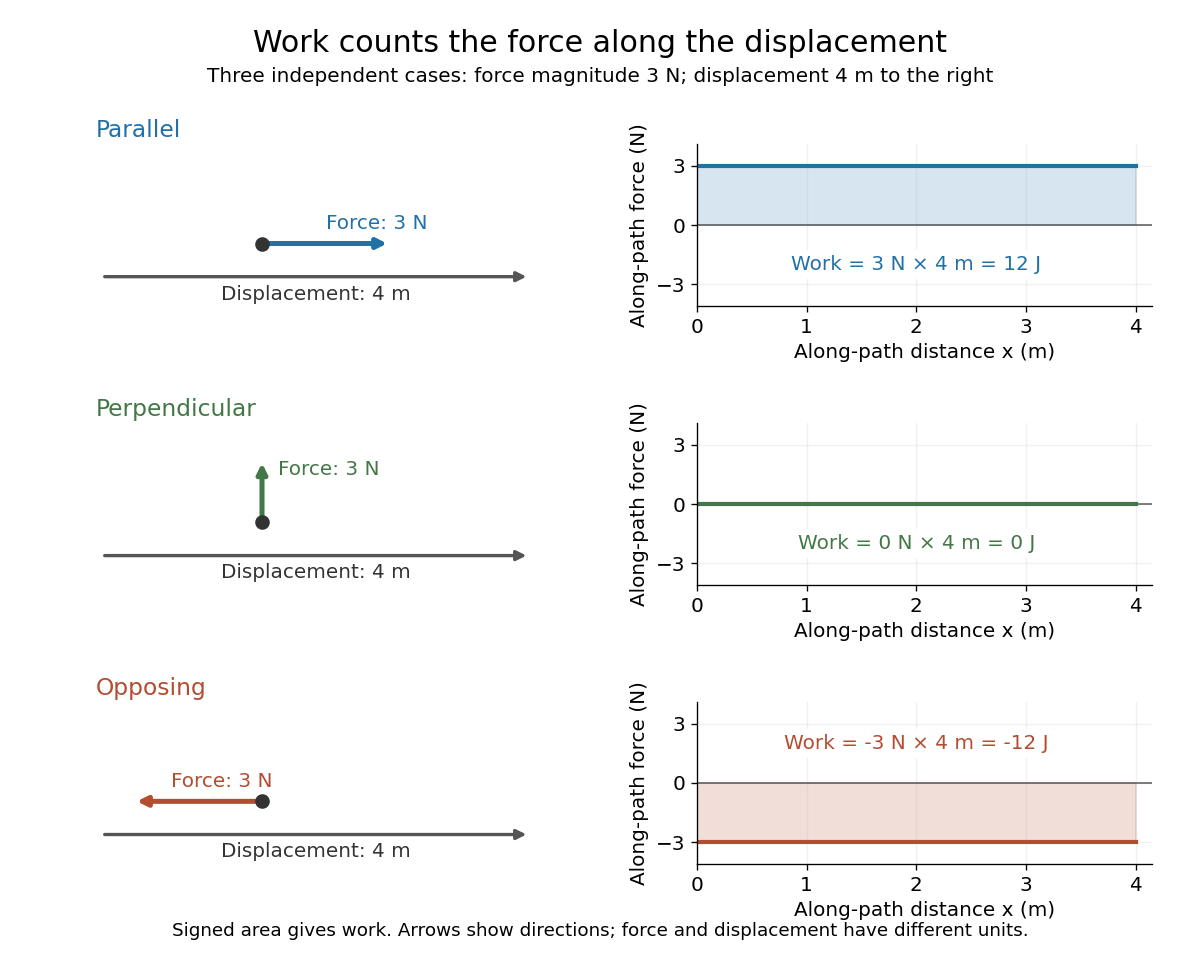

Here is the Python script that generated this plot:
"""Draw constant-force work; write the PNG basename to the working directory.

Tested with Python 3.14.4, NumPy 2.3.5, Matplotlib 3.10.7.
Prescribed straight displacements illustrate three independent force directions.
"""

import matplotlib.pyplot as plt
import numpy as np


def main():
    plt.rcParams.update({"font.size": 12, "savefig.facecolor": "white"})
    fig, axes = plt.subplots(3, 2, figsize=(10, 8), facecolor="white")
    fig.subplots_adjust(left=0.08, right=0.96, top=0.85, bottom=0.10,
                        wspace=0.32, hspace=0.72)
    fig.suptitle("Work counts the force along the displacement", fontsize=18, y=0.97)
    fig.text(0.5, 0.915, "Three independent cases: force magnitude 3 N; displacement 4 m to the right",
             ha="center", fontsize=12)
    x = np.linspace(0, 4, 101)
    cases = [("Parallel", 3, (2.7, 0), "#2171a7"),
             ("Perpendicular", 0, (1.5, 0.85), "#447747"),
             ("Opposing", -3, (0.3, 0), "#b34d31")]
    for row, (name, component, tip, color) in enumerate(cases):
        direction, graph = axes[row]
        direction.set(xlim=(-0.05, 4.2), ylim=(-0.85, 1.35))
        direction.axis("off")
        direction.set_title(name, loc="left", fontsize=14, color=color, pad=4)
        direction.scatter([1.5], [0], s=60, color="#333333", zorder=4)
        direction.annotate("", xy=tip, xytext=(1.5, 0),
                           arrowprops={"arrowstyle": "-|>", "lw": 3, "color": color})
        label_x, label_y = (2.1, 0.2) if row == 0 else ((1.65, 0.65) if row == 1 else (0.65, 0.2))
        direction.text(label_x, label_y, "Force: 3 N", color=color, fontsize=12)
        direction.annotate("", xy=(4, -0.45), xytext=(0, -0.45),
                           arrowprops={"arrowstyle": "-|>", "lw": 2, "color": "#555555"})
        direction.text(2, -0.76, "Displacement: 4 m", ha="center", color="#333333")
        force = np.full_like(x, component)
        graph.axhline(0, color="#555555", lw=0.9)
        graph.plot(x, force, color=color, lw=2.5)
        graph.fill_between(x, 0, force, color=color, alpha=0.18)
        graph.set(xlim=(0, 4.15), ylim=(-4.1, 4.1), xticks=[0, 1, 2, 3, 4],
                  yticks=[-3, 0, 3], xlabel="Along-path distance x (m)",
                  ylabel="Along-path force (N)")
        graph.grid(alpha=0.17)
        graph.spines[["top", "right"]].set_visible(False)
        graph.text(2, -2 if component >= 0 else 2,
                   f"Work = {component} N × 4 m = {component * 4} J",
                   ha="center", va="center", color=color, fontsize=12,
                   bbox={"facecolor": "white", "edgecolor": "none", "pad": 3})
    fig.text(0.5, 0.025, "Signed area gives work. Arrows show directions; force and displacement have different units.",
             ha="center", fontsize=11)
    fig.savefig("work-force-and-displacement.png", dpi=120,
                facecolor="white", transparent=False)
    plt.close(fig)


if __name__ == "__main__":
    main()
